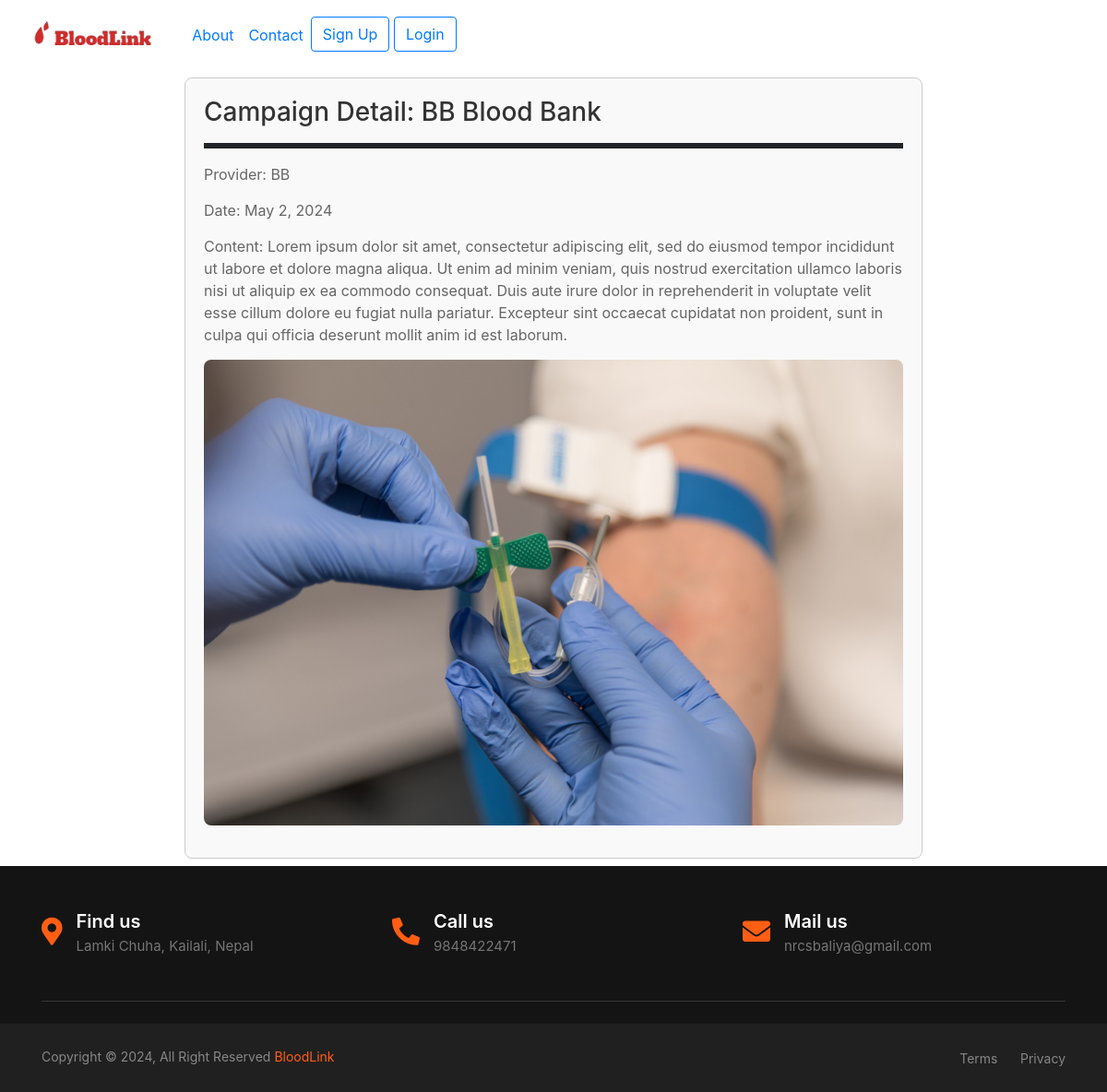
The app's page /campaign/8/ with its own data.
### bloodbank/models.py (models this page shows, shortened)
class Campaign(models.Model):
    provider = models.ForeignKey(BloodBank, on_delete=models.CASCADE)
    name =models.CharField(max_length=15)
    date = models.DateField()
    image =models.ImageField(upload_to='image')
    content =models.TextField(max_length=1000)
    created_at = models.DateTimeField(auto_now_add=True)

class BloodBank(models.Model):
    user=models.OneToOneField(User,on_delete=models.CASCADE)
    name = models.CharField(max_length=30, null=True, blank=True)
    address = models.CharField(max_length=30, null=True, blank=True)
    facebook = models.URLField(max_length=300,null=True, blank=True)
    insta = models.URLField(max_length=300,null=True, blank=True)
    twitter = models.URLField(max_length=300,null=True, blank=True)
    website = models.URLField(max_length=300,null=True, blank=True)
    email = models.CharField(max_length=300,null=True, blank=True)
    phone = models.CharField(max_length=300,null=True, blank=True)
    number = models.CharField(max_length=300,null=True, blank=True)
    latitude = models.FloatField(null=True, blank=True)
    longitude = models.FloatField(null=True, blank=True)
    def  __str__(self):
        return self.name

### bloodbank/camp.py (the view)
# urls.py: path('campaign/<int:id>/', camp.campaign_detail, name='campaign_detail'),
def campaign_detail(request, id):
    campaign = get_object_or_404(Campaign, id=id)
    return render(request, 'camp/campaign_detail.html', {'campaign': campaign})

### templates/camp/campaign_detail.html (shortened to what this page needs)
{% extends 'base.html' %}
{% block body %}
  <div class="campaign-detail">
    <h1>Campaign Detail: {{ campaign.name }}</h1>
    <hr style= "border: solid;"></hr>
    <p>Provider: {{ campaign.provider }}</p>
    <p>Date: {{ campaign.date }}</p>
    <p>Content: {{ campaign.content }}</p>
    <img src="{{ campaign.image.url }}" alt="{{ campaign.name }}">
  </div>
{% endblock body %}

### templates/footer.html (style rules this page uses)
:root { --primary-color:#ff5e14; --bg-color:#151414; --light-black:#373636; --light-black-2:#2e2e2e; --light-black-3:#202020; --white-color:#fff; --dark-gray:#757575; --dark-gray-2:#7e7e7e; --dark-gray-3:#878787; --facebook:#3b5998; --twitter:#55acee; --instagram:#e93b81; }

### records on screen
Campaign: name "BB Blood Bank", provider "BB", date "May 2, 2024", content "Lorem ipsum dolor sit amet, consectetur adipiscing elit, sed do eiusmod tempor incididunt ut labore et dolore magna aliqua. Ut enim ad minim veniam, quis nostrud exercitation ullamco laboris nisi ut aliquip ex ea commodo consequat. Duis aute irure dolor in reprehenderit in voluptate velit esse cillum dolore eu fugiat nulla pariatur. Excepteur sint occaecat cupidatat non proident, sunt in culpa qui officia deserunt mollit anim id est laborum.", image (picture)
